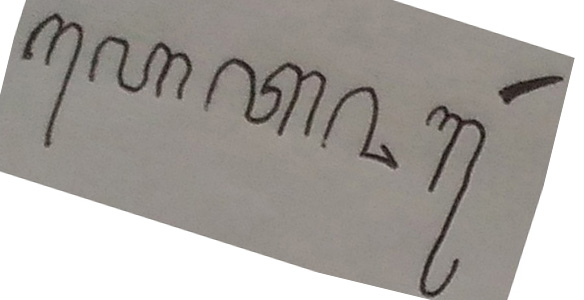
#> input picture miring.jpg, 584 x 300 px
$ python bounding.py   (older library calls are emulated)
#> lines starting #> are read from the running program, lines starting #| are printed output that depends on the picture; after the words box and inside, x2 and y2 are one past the last pixel; in counts of white or black regions, pixels touching at a corner belong together; long printed decimals are rounded
import cv2
import numpy as np

# read and scale down image
# wget https://bigsnarf.files.wordpress.com/2017/05/hammer.png #black and white
# wget https://i1.wp.com/images.hgmsites.net/hug/2011-volvo-s60_100323431_h.jpg
img = cv2.pyrDown(cv2.imread('miring.jpg', cv2.IMREAD_UNCHANGED))
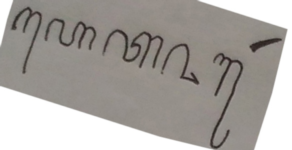
#> img: shape (150, 292, 3); mean B, G, R 161, 165.3, 169.3

# threshold image
ret, threshed_img = cv2.threshold(cv2.cvtColor(img, cv2.COLOR_BGR2GRAY),
                                  127, 255, cv2.THRESH_BINARY)
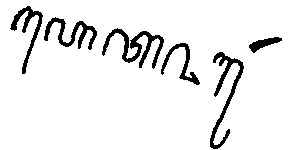
#> threshed_img: shape (150, 292); 92.6% white; 6 black regions
# find contours and get the external one

contours, hier = cv2.findContours(threshed_img, cv2.RETR_TREE, cv2.CHAIN_APPROX_SIMPLE)
#> contours = 7 contours; box (x1, y1, x2, y2) and area: (0, 0, 292, 150) 43359, (101, 27, 165, 70) 957, (209, 51, 245, 150) 926, (43, 16, 98, 51) 710, (9, 5, 44, 75) 632, (160, 42, 201, 86) 478, (248, 36, 283, 54) 268

# image, contours, hier = cv2.findContours(threshed_img, cv2.RETR_TREE,
#                cv2.CHAIN_APPROX_SIMPLE)

# with each contour, draw boundingRect in green
# a minAreaRect in red and
# a minEnclosingCircle in blue
for c in contours:
    # get the bounding rect
    x, y, w, h = cv2.boundingRect(c)
    # draw a green rectangle to visualize the bounding rect
    cv2.rectangle(img, (x, y), (x+w, y+h), (0, 255, 0), 2)

    # get the min area rect
    rect = cv2.minAreaRect(c)
    angle = cv2.minAreaRect(c)[-1]
    print(angle)
    box = cv2.boxPoints(rect)
    # convert all coordinates floating point values to int
    box = np.int0(box)
    # draw a red 'nghien' rectangle
    cv2.drawContours(img, [box], 0, (0, 0, 255))

    # finally, get the min enclosing circle
    (x, y), radius = cv2.minEnclosingCircle(c)
    # convert all values to int
    center = (int(x), int(y))
    radius = int(radius)
    # and draw the circle in blue
    img = cv2.circle(img, center, radius, (255, 0, 0), 2)
#> this loop made 7 passes
#> (w, h, rect, angle, box, radius) on passes 2, 3, 4, 5, 7: (36, 99, ((226.6, 100.3), (98.27, 32.32), -87.83), -87.83, [[240, 150], [208, 148], [212, 50], [244, 51]], 49), (41, 44, ((184.1, 61.63), (38.15, 42.49), -73.61), -73.61, [[199, 85], [158, 73], [169, 37], [209, 49]], 24), (35, 18, ((264.8, 42.08), (34.77, 11.4), -23.5), -23.5, [[251, 54], [246, 43], [278, 29], [283, 40]], 17), (64, 43, ((132.7, 45.55), (38.58, 57.87), -71.57), -71.57, [[154, 73], [99, 54], [111, 18], [166, 36]], 32), (35, 70, ((21.23, 38.11), (67.76, 30.11), -71.92), -71.92, [[25, 74], [-3, 65], [17, 1], [46, 10]], 34)
#> (c, w, h, rect, angle, box) on pass 1: ([[0, 0], [0, 149], [291, 149], [291, 0]], 292, 150, ((145.5, 74.5), (149, 291), -90), -90, [[291, 149], [0, 149], [0, 0], [291, 0]])
#| -90.0
#| -87.825
#| -73.610
#| -23.499
#| -71.565
#| -81.254
#| -71.917
#> pass 1, `img = cv2.circle(img, center, radius, (255, 0, 0), 2)`:
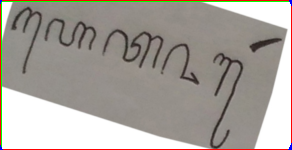
#> img: shape (150, 292, 3); 3.03% of pixels changed, all inside (x1, y1, x2, y2) = (0, 0, 292, 150)
#> pass 2, `img = cv2.circle(img, center, radius, (255, 0, 0), 2)`:
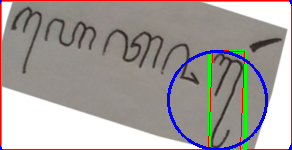
#> img: shape (150, 292, 3); 3.74% of pixels changed, all inside (x1, y1, x2, y2) = (167, 50, 268, 150)
#> pass 3, `img = cv2.circle(img, center, radius, (255, 0, 0), 2)`:
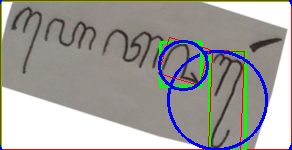
#> img: shape (150, 292, 3); 1.93% of pixels changed, all inside (x1, y1, x2, y2) = (158, 37, 210, 91)
#> after the loop:
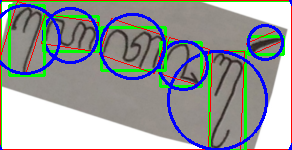
#> img: shape (150, 292, 3); 8.47% of pixels changed, all inside (x1, y1, x2, y2) = (0, 1, 285, 80)

print(len(contours))
#| 7
cv2.drawContours(img, contours, -1, (255, 255, 0), 1)
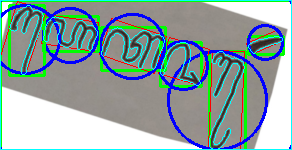
#> img: shape (150, 292, 3); 5.39% of pixels changed, all inside (x1, y1, x2, y2) = (0, 0, 292, 150)

cv2.imshow("contours", img)

# cv2.imshow("contours", img)

cv2.waitKey(0)
# [6 lines of commented-out code are left out]

$ run again, with test.jpg copied over miring.jpg
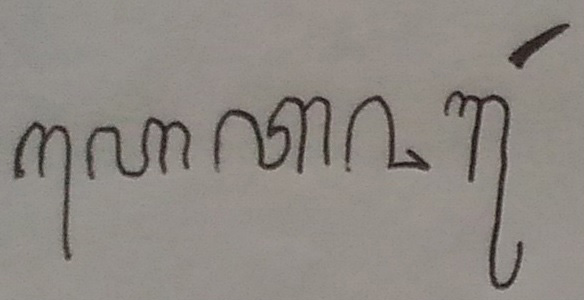
#> input picture test.jpg, 584 x 300 px
#> `ret, threshed_img = cv2.threshold(cv2.cvtColor(img, cv2.COLOR_BGR2GRAY..`:
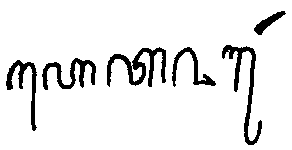
#> threshed_img: shape (150, 292); 91.7% white; 6 black regions
#> contours = 7 contours; box (x1, y1, x2, y2) and area: (0, 0, 292, 150) 43359, (106, 46, 167, 88) 1073, (221, 44, 263, 146) 1054, (41, 57, 97, 91) 798, (5, 59, 38, 132) 708, (171, 46, 217, 88) 534, (253, 10, 287, 36) 293
#> the loop `for c in contours:` made 7 passes
#> (w, h, rect, angle, box, radius) on passes 2, 4, 6: (33, 73, ((21, 95), (72, 32), -90), -90, [[36, 130], [5, 130], [5, 59], [36, 59]], 36), (46, 42, ((193.1, 66.18), (44.91, 40.66), -1.43), -1.43, [[171, 87], [170, 46], [215, 45], [216, 85]], 25), (42, 102, ((248.5, 92.03), (34.55, 104.5), -15.31), -15.31, [[245, 147], [218, 46], [251, 37], [278, 137]], 52)
#> (printed output is left out)
#| 7
#> `cv2.drawContours(img, contours, -1, (255, 255, 0), 1)`:
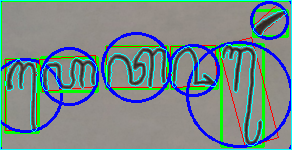
#> img: shape (150, 292, 3); mean B, G, R 137.6, 138.2, 117.1
